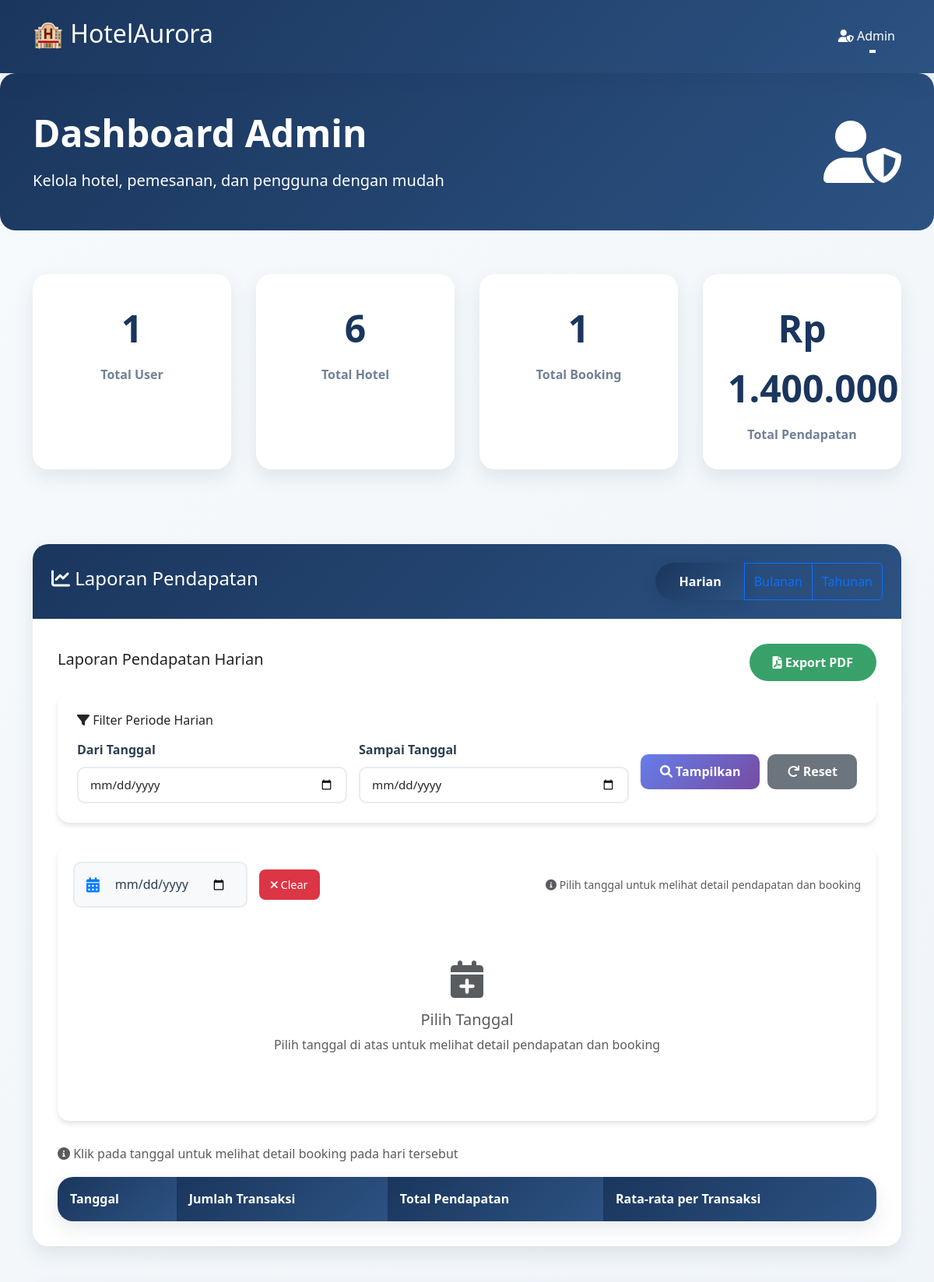
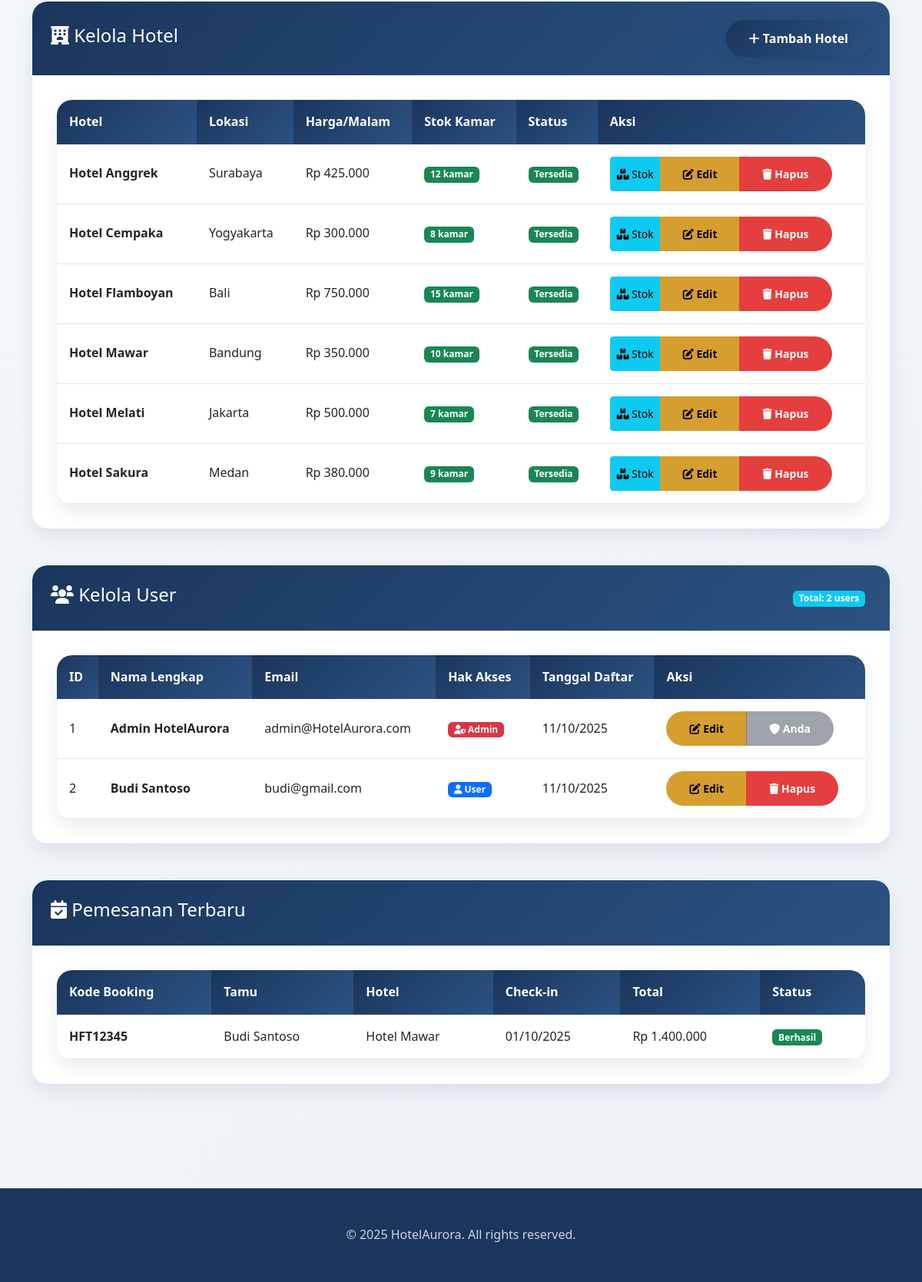
The app's page /admin.php (signed in) with its own data (2 pictures, top to bottom).
### tables this page shows
CREATE TABLE `hotel` (
  `id_hotel` int(11) NOT NULL AUTO_INCREMENT,
  `nama_hotel` varchar(100) NOT NULL,
  `lokasi` varchar(100) NOT NULL,
  `harga_per_malam` int(11) NOT NULL,
  `deskripsi` text NOT NULL,
  `stok_kamar` int(11) NOT NULL DEFAULT 0,
  `foto` varchar(255) DEFAULT NULL,
  `tanggal_dibuat` timestamp NOT NULL DEFAULT CURRENT_TIMESTAMP,
  PRIMARY KEY (`id_hotel`),
  KEY `idx_lokasi` (`lokasi`),
  KEY `idx_harga` (`harga_per_malam`),
  KEY `idx_stok` (`stok_kamar`)
);

CREATE TABLE `pengguna` (
  `id_pengguna` int(11) NOT NULL AUTO_INCREMENT,
  `nama_depan` varchar(50) NOT NULL,
  `nama_belakang` varchar(50) NOT NULL,
  `email` varchar(100) NOT NULL UNIQUE,
  `password` varchar(255) NOT NULL,
  `hak_akses` enum('user','admin') NOT NULL DEFAULT 'user',
  `tanggal_daftar` timestamp NOT NULL DEFAULT CURRENT_TIMESTAMP,
  PRIMARY KEY (`id_pengguna`),
  KEY `idx_email` (`email`),
  KEY `idx_hak_akses` (`hak_akses`)
);

CREATE TABLE `pemesanan` (
  `id_pemesanan` int(11) NOT NULL AUTO_INCREMENT,
  `id_pengguna` int(11) NOT NULL,
  `id_hotel` int(11) NOT NULL,
  `tanggal_checkin` date NOT NULL,
  `tanggal_checkout` date NOT NULL,
  `jumlah_orang` int(11) NOT NULL,
  `jumlah_kamar` int(11) NOT NULL,
  `total_harga` int(11) NOT NULL,
  `status` enum('pending','berhasil','batal') NOT NULL DEFAULT 'pending',
  `kode_booking` varchar(20) DEFAULT NULL,
  `tanggal_pemesanan` timestamp NOT NULL DEFAULT CURRENT_TIMESTAMP,
  PRIMARY KEY (`id_pemesanan`),
  KEY `idx_pengguna` (`id_pengguna`),
  KEY `idx_hotel` (`id_hotel`),
  KEY `idx_status` (`status`),
  KEY `idx_kode_booking` (`kode_booking`),
  KEY `idx_tanggal_checkin` (`tanggal_checkin`),
  CONSTRAINT `fk_pemesanan_pengguna` FOREIGN KEY (`id_pengguna`) REFERENCES `pengguna` (`id_pengguna`) ON DELETE CASCADE,
  CONSTRAINT `fk_pemesanan_hotel` FOREIGN KEY (`id_hotel`) REFERENCES `hotel` (`id_hotel`) ON DELETE CASCADE
);

### admin.php (the view, shortened to what the rows shown need)
<?php
require_once 'config.php';
require_once 'functions.php';
$stmt = $pdo->query("SELECT p.*, h.nama_hotel, u.nama_depan, u.nama_belakang
                    FROM pemesanan p
                    JOIN hotel h ON p.id_hotel = h.id_hotel
                    JOIN pengguna u ON p.id_pengguna = u.id_pengguna
                    ORDER BY p.tanggal_pemesanan DESC
                    LIMIT 10");
$recent_bookings = $stmt->fetchAll();
$all_users = getAllUsers();
$all_hotels = getAllHotels();
?>
<!DOCTYPE html>
<html lang="id">
<head>
    <link href="https://cdn.jsdelivr.net/npm/bootstrap@5.3.0/dist/css/bootstrap.min.css" rel="stylesheet">
    <link href="https://cdnjs.cloudflare.com/ajax/libs/font-awesome/6.0.0/css/all.min.css" rel="stylesheet">
    <link href="style.css" rel="stylesheet">
</head>
<body>
    <header class="header">
        <nav class="navbar navbar-expand-lg">
            <div class="container">
                   <h2>🏨 HotelAurora</h2>
            </div>
        </nav>
    </header>
    <section class="dashboard-header">
        <div class="container">
            <div class="row align-items-center">
                <div class="col-lg-8">
                    <h1 class="display-5 fw-bold mb-3">
                        Dashboard Admin
                    </h1>
                </div>
            </div>
        </div>
    </section>
    <div class="container py-4">
        <div class="card mb-5" id="revenue">
            <div class="card-body">
                <div id="dailyRevenue">
                    <div class="table-responsive">
                        <table class="table table-hover" id="dailyRevenueTable">
                            <thead>
                                <tr>
                                    <th>Tanggal</th>
                                    <th>Jumlah Transaksi</th>
                                    <th>Total Pendapatan</th>
                                    <th>Rata-rata per Transaksi</th>
                                </tr>
                            </thead>
                        </table>
                    </div>
                </div>
            </div>
        </div>
        <div class="card mb-5" id="hotels">
            <div class="card-body">
                <div class="table-responsive">
                    <table class="table table-hover">
                        <thead>
                            <tr>
                                <th>Hotel</th>
                                <th>Lokasi</th>
                                <th>Harga/Malam</th>
                                <th>Stok Kamar</th>
                                <th>Status</th>
                                <th>Aksi</th>
                            </tr>
                        </thead>
                        <tbody>
                            <?php foreach ($all_hotels as $hotel): ?>
                                <tr>
                                    <td>
                                        <strong><?= htmlspecialchars($hotel['nama_hotel']) ?></strong>
                                    </td>
                                    <td><?= htmlspecialchars($hotel['lokasi']) ?></td>
                                    <td><?= formatRupiah($hotel['harga_per_malam']) ?></td>
                                    <td>
                                        <span class="badge bg-<?= $hotel['stok_kamar'] <= 3 ? 'warning' : 'success' ?>">
                                            <?= $hotel['stok_kamar'] ?> kamar
                                        </span>
                                    </td>
                                    <td>
                                        <?php if ($hotel['stok_kamar'] > 0): ?>
                                            <span class="badge bg-success">Tersedia</span>
                                        <?php else: ?>
                                            <span class="badge bg-danger">Habis</span>
                                        <?php endif; ?>
                                    </td>
                                    <td>
                                        <div class="btn-group">
                                            <button class="btn btn-sm btn-info"
                                                    onclick="updateStock(<?= $hotel['id_hotel'] ?>, '<?= htmlspecialchars($hotel['nama_hotel']) ?>', <?= $hotel['stok_kamar'] ?>)">
                                                <i class="fas fa-boxes"></i> Stok
                                            </button>
                                            <button class="btn btn-sm btn-warning"
                                                    onclick="editHotel(<?= htmlspecialchars(json_encode($hotel)) ?>)">
                                                <i class="fas fa-edit"></i> Edit
                                            </button>
                                            <button class="btn btn-sm btn-danger"
                                                    onclick="deleteHotel(<?= $hotel['id_hotel'] ?>, '<?= htmlspecialchars($hotel['nama_hotel']) ?>')">
                                                <i class="fas fa-trash"></i> Hapus
                                            </button>
                                        </div>
                                    </td>
                                </tr>
                            <?php endforeach; ?>
                        </tbody>
                    </table>
                </div>
            </div>
        </div>
        <div class="card mb-5" id="users">
            <div class="card-body">
                <div class="table-responsive">
                    <table class="table table-hover">
                        <thead>
                            <tr>
                                <th>ID</th>
                                <th>Nama Lengkap</th>
                                <th>Email</th>
                                <th>Hak Akses</th>
                                <th>Tanggal Daftar</th>
                                <th>Aksi</th>
                            </tr>
                        </thead>
                        <tbody>
                            <?php foreach ($all_users as $user): ?>
                                <tr>
                                    <td><?= $user['id_pengguna'] ?></td>
                                    <td>
                                        <strong><?= htmlspecialchars($user['nama_depan'] . ' ' . $user['nama_belakang']) ?></strong>
                                    </td>
                                    <td><?= htmlspecialchars($user['email']) ?></td>
                                    <td>
                                        <span class="badge bg-<?= $user['hak_akses'] === 'admin' ? 'danger' : 'primary' ?>">
                                            <i class="fas fa-<?= $user['hak_akses'] === 'admin' ? 'user-shield' : 'user' ?>"></i>
                                            <?= ucfirst($user['hak_akses']) ?>
                                        </span>
                                    </td>
                                    <td><?= formatDate($user['tanggal_daftar']) ?></td>
                                    <td>
                                        <div class="btn-group">
                                            <button class="btn btn-sm btn-warning"
                                                    onclick="editUser(<?= htmlspecialchars(json_encode($user)) ?>)">
                                                <i class="fas fa-edit"></i> Edit
                                            </button>
                                            <?php if ($user['id_pengguna'] != $_SESSION['user_id']): ?>
                                                <button class="btn btn-sm btn-danger"
                                                        onclick="deleteUser(<?= $user['id_pengguna'] ?>, '<?= htmlspecialchars($user['nama_depan'] . ' ' . $user['nama_belakang']) ?>')">
                                                    <i class="fas fa-trash"></i> Hapus
                                                </button>
                                            <?php else: ?>
                                                <button class="btn btn-sm btn-secondary" disabled>
                                                    <i class="fas fa-shield-alt"></i> Anda
                                                </button>
                                            <?php endif; ?>
                                        </div>
                                    </td>
                                </tr>
                            <?php endforeach; ?>
                        </tbody>
                    </table>
                </div>
            </div>
        </div>
        <div class="card mb-5" id="bookings">
            <div class="card-body">
                <div class="table-responsive">
                    <table class="table table-hover">
                        <thead>
                            <tr>
                                <th>Kode Booking</th>
                                <th>Tamu</th>
                                <th>Hotel</th>
                                <th>Check-in</th>
                                <th>Total</th>
                                <th>Status</th>
                            </tr>
                        </thead>
                        <tbody>
                            <?php foreach ($recent_bookings as $booking): ?>
                                <tr>
                                    <td>
                                        <strong><?= htmlspecialchars($booking['kode_booking']) ?></strong>
                                    </td>
                                    <td>
                                        <?= htmlspecialchars($booking['nama_depan'] . ' ' . $booking['nama_belakang']) ?>
                                    </td>
                                    <td><?= htmlspecialchars($booking['nama_hotel']) ?></td>
                                    <td><?= formatDate($booking['tanggal_checkin']) ?></td>
                                    <td><?= formatRupiah($booking['total_harga']) ?></td>
                                    <td>
                                        <?php
                                        $statusClass = $booking['status'] === 'berhasil' ? 'success' :
                                                      ($booking['status'] === 'selesai' ? 'info' :
                                                      ($booking['status'] === 'pending' ? 'warning' : 'danger'));
                                        ?>
                                        <span class="badge bg-<?= $statusClass ?>">
                                            <?= ucfirst($booking['status']) ?>
                                        </span>
                                    </td>
                                </tr>
                            <?php endforeach; ?>
                        </tbody>
                    </table>
                </div>
            </div>
        </div>
    </div>
</body>
</html>

### records on screen
hotel: nama_hotel "Hotel Anggrek", lokasi "Surabaya", harga_per_malam "Rp 425.000", stok_kamar "12", shows "Tersedia"
hotel: nama_hotel "Hotel Cempaka", lokasi "Yogyakarta", harga_per_malam "Rp 300.000", stok_kamar "8", shows "Tersedia"
hotel: nama_hotel "Hotel Flamboyan", lokasi "Bali", harga_per_malam "Rp 750.000", stok_kamar "15", shows "Tersedia"
hotel: nama_hotel "Hotel Mawar", lokasi "Bandung", harga_per_malam "Rp 350.000", stok_kamar "10", shows "Tersedia"
hotel: nama_hotel "Hotel Melati", lokasi "Jakarta", harga_per_malam "Rp 500.000", stok_kamar "7", shows "Tersedia"
hotel: nama_hotel "Hotel Sakura", lokasi "Medan", harga_per_malam "Rp 380.000", stok_kamar "9", shows "Tersedia"
pengguna: id_pengguna "1", nama_depan+nama_belakang "Admin HotelAurora", email "admin@HotelAurora.com", hak_akses "Admin", tanggal_daftar "11/10/2025", shows "Anda"
pengguna: id_pengguna "2", nama_depan+nama_belakang "Budi Santoso", email "budi@gmail.com", hak_akses "User", tanggal_daftar "11/10/2025"
pemesanan: kode_booking "HFT12345", id_pengguna.nama_belakang "Budi Santoso", id_hotel.nama_hotel "Hotel Mawar", tanggal_checkin "01/10/2025", total_harga "Rp 1.400.000", status "Berhasil"

### other values on screen
$total_users "1"
$total_hotels "6"
$total_bookings "1"
formatRupiah($total_revenue) "Rp 1.400.000"
count($all_users) "2"
